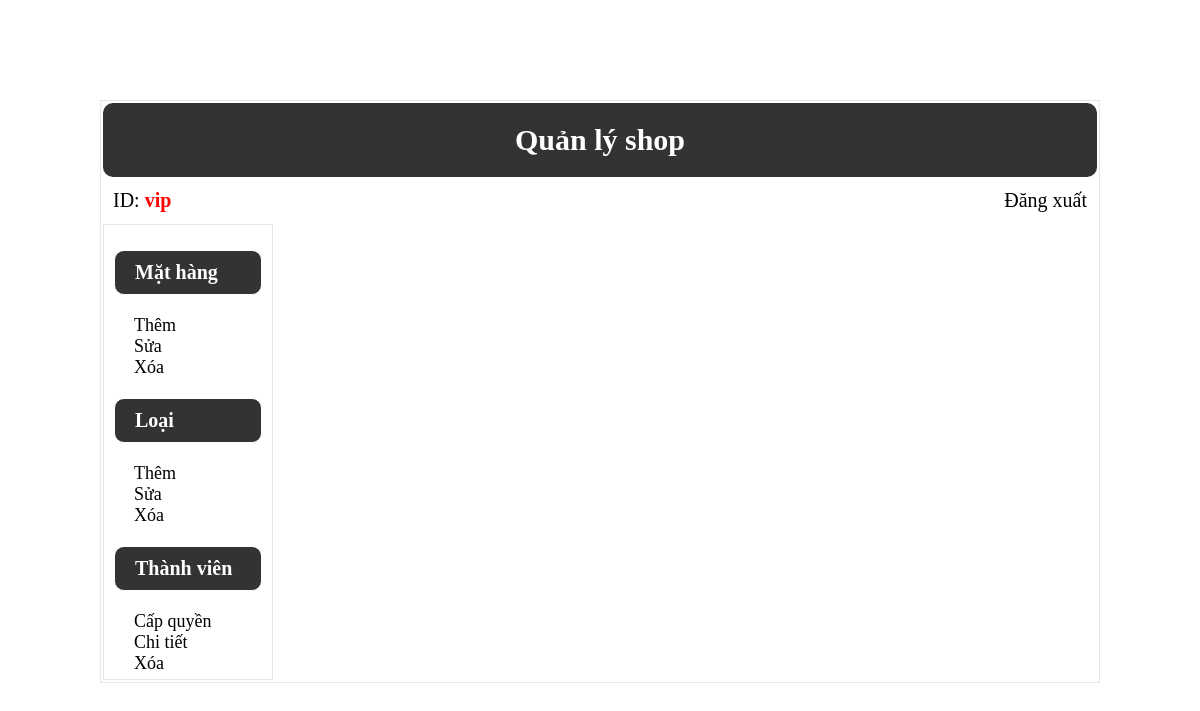
Page /ShopAoOnline/QuanTri.php (signed in) on the committed database.
### tables this page shows
CREATE TABLE IF NOT EXISTS `chucvu` (
  `MaCV` int(11) NOT NULL AUTO_INCREMENT,
  `TenCV` varchar(100) NOT NULL,
  `Quyen` int(11) NOT NULL,
  `DuongDan` varchar(100) NOT NULL,
  PRIMARY KEY (`MaCV`)
);

### ShopAoOnline/QuanTri.php (the view, shortened to what this page needs)
<!DOCTYPE html PUBLIC "-//W3C//DTD XHTML 1.0 Transitional//EN" "http://www.w3.org/TR/xhtml1/DTD/xhtml1-transitional.dtd">
<html xmlns="http://www.w3.org/1999/xhtml">
<head>
<link href="css/QuanTri.css" type="text/css" rel="stylesheet" rev="stylesheet" />
</head>
<body>
	<?php
		$cnSQL = @mysql_connect($_SESSION["host"][0], 'root', '');
		function sql($cn, $db, $sql){
			return mysql_query($sql, $cn);
		}
	?>
	<table id="tbl-quantri" width="1000" align="center">
    	<tr height="50" align="center">
        	<td id="tbl-quantri-header" colspan="2">Quản lý shop</td>
        </tr>
        <tr height="30">
        	<td id="tbl-quantri-nav-left" width="150" align="left">
            	<?php echo 'ID:&nbsp;<blink style="color:red;font-weight:bold;"/>'.$_SESSION["user"]; ?>
            </td>
            <td id="tbl-quantri-nav-right" align="right">
            	<a href="DangXuat.php">Đăng xuất</a>
            </td>
        </tr>
        <tr>
        	<td id="tbl-quantri-midle-left">
            	<?php
					$mh = "<p>Mặt hàng</p>";
					$l = "<p>Loại</p>";
					$tv = "<p>Thành viên</p>";
					$result = sql($cnSQL, "quanlyshop", "Select * From chucvu");
					if($result){
						while($rows=mysql_fetch_row($result)){
							if(strpos($rows[3], "MH")){
								$mh = $mh.'<a class="tbl-quantri-midle-left-a" href="Files/MatHang/'.$rows[3].'">'.$rows[1].'</a></br>';
							}
							if(strpos($rows[3], "Loai")){
								$l = $l.'<a class="tbl-quantri-midle-left-a" href="Files/Loai/'.$rows[3].'">'.$rows[1].'</a></br>';
							}
							if($_SESSION["chucvu"]==2){
								if(strpos($rows[3], "TV")){
									$tv = $tv.'<a class="tbl-quantri-midle-left-a" href="Files/ThanhVien/'.$rows[3].'">'.$rows[1].'</a></br>';
								}
							}
						}
					}
					echo $mh.$l.$tv;
				?>
            </td>
            <td>
            </td>
        </tr>
    </table>
</body>
</html>

### ShopAoOnline/css/QuanTri.css (style rules this page uses)
#tbl-quantri { margin-top:100px; border:1px #E6E6E6 solid; font-family:"Times New Roman", Times, serif; font-size:18px; color:#000; }
#tbl-quantri-header { background-color:#333; color:#FFF; font-size:30px; padding:20px 20px 20px 20px; font-weight:bold; border-radius:10px; }
#tbl-quantri-nav-left { font-size:20px; padding:10px 10px 10px 10px; }
#tbl-quantri-nav-right { font-size:20px; padding:10px 10px 10px 10px; }
#tbl-quantri-midle-left { border:1px #E6E6E6 solid; padding:5px 10px 5px 10px; }
#tbl-quantri-midle-left p { border:1px #FFFFFF solid; background-color:#333; color:#FFF; font-size:20px; font-weight:bold; padding:10px 0px 10px 20px; border-radius:10px; }
.tbl-quantri-midle-left-a { padding:10px 10px 10px 20px; }
a { text-decoration:none; }
a:link { color:#000; }

### rows in the picture
chucvu: TenCV "Thêm"
chucvu: TenCV "Sửa"
chucvu: TenCV "Xóa"
chucvu: TenCV "Thêm"
chucvu: TenCV "Sửa"
chucvu: TenCV "Xóa"
chucvu: TenCV "Cấp quyền"
chucvu: TenCV "Chi tiết"
chucvu: TenCV "Xóa"

### other values in the picture
$_SESSION["user"] "vip"
